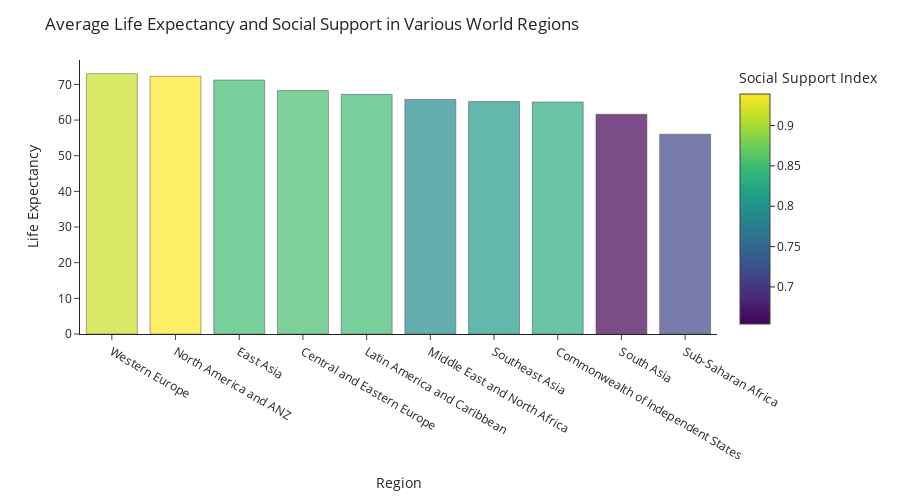

The notebook cell this image was saved under:
### Code cell
# making a huggggeee data frame
df4 = pd.read_csv (r'C:\Users\Meena Krishnan\Downloads\world-happiness-report (1).csv') 
df5 = pd.read_csv (r'C:\Users\Meena Krishnan\Downloads\world-happiness-report-2021.csv')
df4 = pd.DataFrame(df4, columns = ['Country name', 'year', 'Social support'])
df5 = pd.DataFrame(df5, columns = ['Country name', 'Regional indicator', 'Healthy life expectancy'])
best_df = pd.merge(df4, df5, on ='Country name', how ='inner')

# getting rid of the countries, by combining their values into the region's mean
best_df = pd.DataFrame(best_df, columns = ['Regional indicator', 'Healthy life expectancy', 'Social support'])
best_df = best_df.rename(columns={"Regional indicator":"region", "Healthy life expectancy":"life", "Social support":"soc_sup"})
best_df2 = best_df.groupby(['region'])['life'].mean()
better_df = best_df.groupby(['region'])['soc_sup'].mean()
best_df2 = best_df2.to_frame()
better_df = better_df.to_frame()

# creating the final data frame from scratch using the values
d = {'region': ['Central and Eastern Europe', 'Commonwealth of Independent States', 
                'East Asia', 'Latin America and Caribbean', 'Middle East and North Africa', 
                'North America and ANZ', 'South Asia', 'Southeast Asia', 'Sub-Saharan Africa', 
                'Western Europe'], 'soc_sup': [0.854453, 0.828559, 0.849841, 0.850566, 0.789551, 
                                               0.939107, 0.654048, 0.809035, 0.714482, 0.917092], 'life': [68.306702, 65.059947, 71.234329, 67.209670, 65.779057,
                                                                                                          72.279310, 61.643881, 65.214121, 56.031585, 73.005705]}
cool_df = pd.DataFrame(data=d)

# the bar graph
bar_fig = px.bar(cool_df, x="region", y="life",
             color='soc_sup', barmode='group',
             height=500, template="simple_white", labels={'life':'Life Expectancy', 'soc_sup':'Social Support Index', 'region':'Region'})
bar_fig.update_traces(marker_line_color='rgb(0,0,0)', opacity=0.7)
bar_fig.update_layout(title_text='Average Life Expectancy and Social Support in Various World Regions', 
                  barmode='stack', xaxis={'categoryorder':'total descending'})
bar_fig.show()

### Figure 1 — Plotly figure (JSON) as saved in the notebook; plotly's stock layout.template omitted (floating-point values rounded to 4 significant figures)
{"data": [{"alignmentgroup": "True", "hovertemplate": "Region=%{x}<br>Life Expectancy=%{y}<br>Social Support Index=%{marker.color}<extra></extra>", "legendgroup": "", "marker": {"color": [0.8545, 0.8286, 0.8498, 0.8506, 0.7896, 0.9391, 0.654, 0.809, 0.7145, 0.9171], "coloraxis": "coloraxis", "line": {"color": "rgb(0,0,0)"}, "pattern": {"shape": ""}}, "name": "", "offsetgroup": "", "opacity": 0.7, "orientation": "v", "showlegend": false, "textposition": "auto", "type": "bar", "x": ["Central and Eastern Europe", "Commonwealth of Independent States", "East Asia", "Latin America and Caribbean", "Middle East and North Africa", "North America and ANZ", "South Asia", "Southeast Asia", "Sub-Saharan Africa", "Western Europe"], "xaxis": "x", "y": [68.31, 65.06, 71.23, 67.21, 65.78, 72.28, 61.64, 65.21, 56.03, 73.01], "yaxis": "y"}], "layout": {"barmode": "stack", "coloraxis": {"colorbar": {"title": {"text": "Social Support Index"}}, "colorscale": [[0, "#440154"], [0.1111, "#482878"], [0.2222, "#3e4989"], [0.3333, "#31688e"], [0.4444, "#26828e"], [0.5556, "#1f9e89"], [0.6667, "#35b779"], [0.7778, "#6ece58"], [0.8889, "#b5de2b"], [1, "#fde725"]]}, "height": 500, "legend": {"tracegroupgap": 0}, "margin": {"t": 60}, "title": {"text": "Average Life Expectancy and Social Support in Various World Regions"}, "xaxis": {"anchor": "y", "categoryorder": "total descending", "domain": [0, 1], "title": {"text": "Region"}}, "yaxis": {"anchor": "x", "domain": [0, 1], "title": {"text": "Life Expectancy"}}}}
